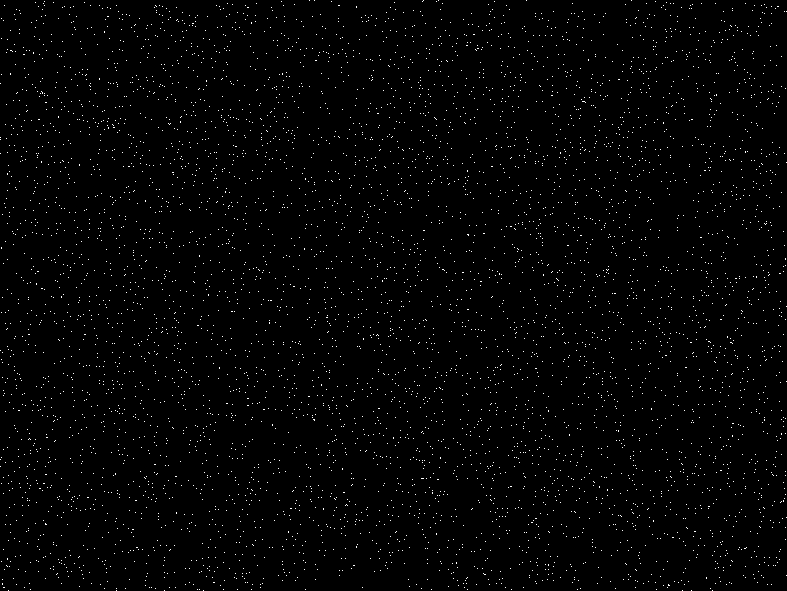
%> input picture TRABALHO_1/Exemplos/Ex10/image_TP1_2023_1.png, 787 x 591 px
$ octave tester_1.m   (GNU Octave 9; MATLAB toolbox functions it lacks are replaced by stand-ins)
%> lines starting %> are read from the running program, lines starting %| are printed output that depends on the picture; in (x1, y1, x2, y2) boxes, pixels count from 0 and x2, y2 are one past the last pixel; in counts of white or black regions, pixels touching at a corner belong together; the program's own positions count from 1
clear all
close all
clc

%enunciado - 108,46,192,89,227
%EX1 - 96,    30,   163,     39,   173 -> 1678
%EX2 - 117,   74,   221,     75,   221 -> 1113
%EX3 -  88,   84,   211,     81,   198 -> 1294
%EX4 - 116,  115,   257,     24,   172 -> 1081
%EX5 - 114,   42,   185,     44,   189 -> 518
%EX6 - 116,   115,   257,    24,   172 -> 1715
%EX7 - 113,    29,   176,   150,   302 -> 483
%EX8 - 104,    24,   157,    27,   160 -> 569
%EX9 - 88,     85,   210,   164,   282 -> 1004
%EX10 - 84,    47,   161,    74,   190 -> 380

%enunciado
%result = q1(108,46,192,89,227);
result_1 = q1(96,30,163,39,173);
%> in q1, `result = sum(sum(img(mask_join)));`: result = 480
%> result_1 = 480
result_2 = q1(117,   74,   221,     75,   221);
%> result_2 = 706
result_3 = q1(88,   84,   211,     81,   198);
%> result_3 = 426
result_4 = q1(116,  115,   257,     24,   172);
%> call 4 of q1, with p1 = 116, p2 = 115, p3 = 257, p4 = 24, p5 = 172
%> in q1 (call 4), `horizontais(p3:line_2,:) = 1;`:
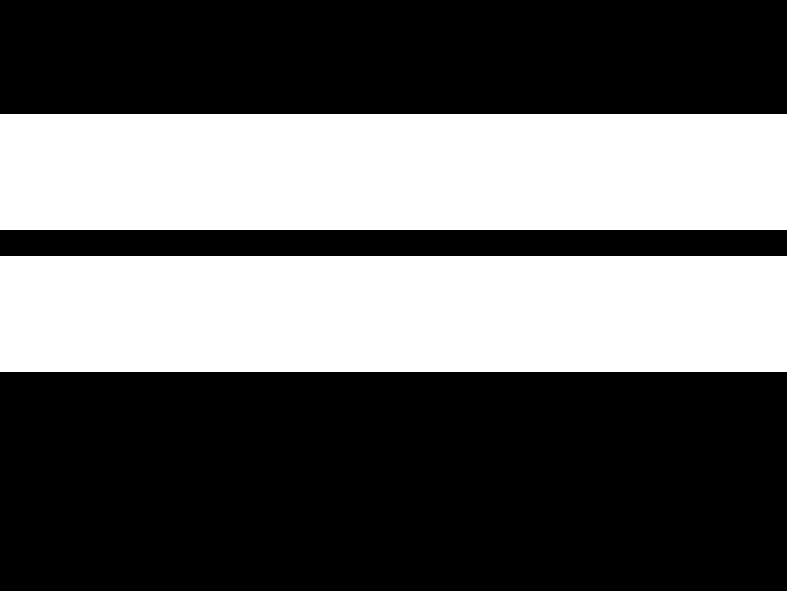
%> horizontais: size 591x787 logical; 39.3% white; 2 white regions, box (x1, y1, x2, y2) and area: (0, 114, 787, 230) 91292, (0, 256, 787, 372) 91292
%> in q1 (call 4), `result = sum(sum(img(mask_join)));`: result = 714
%> result_4 = 714
result_5 = q1(114,   42,   185,     44,   189);
%> result_5 = 678
result_6 = q1(116,   115,   257,    24,   172);
%> result_6 = 714
result_7 = q1(113,    29,   176,   150,   302);
%> call 7 of q1, with p1 = 113, p2 = 29, p3 = 176, p4 = 150, p5 = 302
%> in q1 (call 7), `verticais(:,p5:col_2) = 1;`:
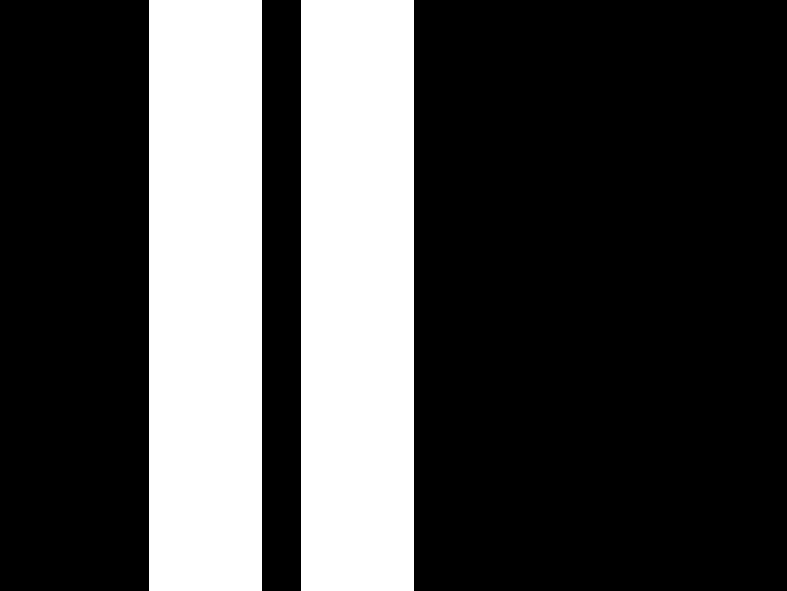
%> verticais: size 591x787 logical; 28.7% white; 2 white regions, box (x1, y1, x2, y2) and area: (149, 0, 262, 591) 66783, (301, 0, 414, 591) 66783
%> in q1 (call 7), `result = sum(sum(img(mask_join)));`: result = 630
%> result_7 = 630
result_8 = q1(104,    24,   157,    27,   160);
%> call 8 of q1, with p1 = 104, p2 = 24, p3 = 157, p4 = 27, p5 = 160
%> in q1 (call 8), `verticais(:,p5:col_2) = 1;`:
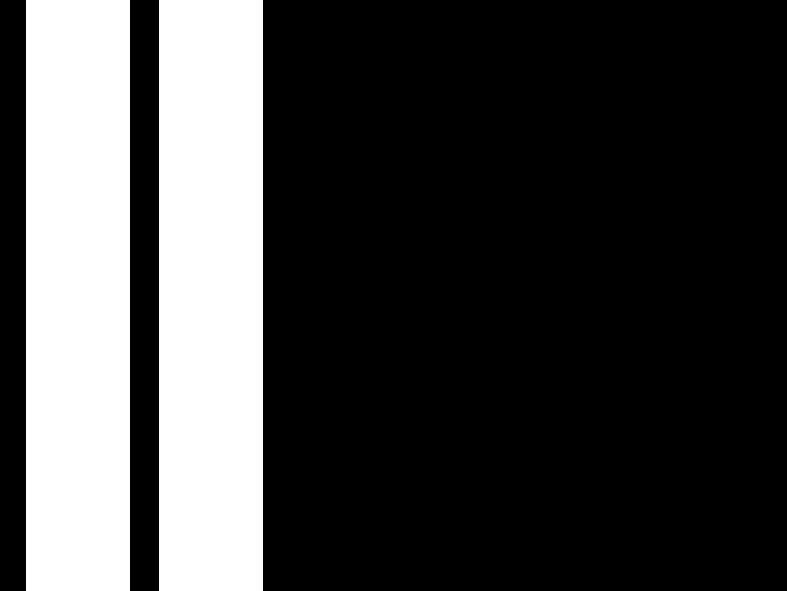
%> verticais: size 591x787 logical; 26.4% white; 2 white regions, box (x1, y1, x2, y2) and area: (26, 0, 130, 591) 61464, (159, 0, 263, 591) 61464
%> in q1 (call 8), `result = sum(sum(img(mask_join)));`: result = 575
%> result_8 = 575
result_9 = q1(88,     85,   210,   164,   282);
%> in q1 (call 9), `horizontais(p3:line_2,:) = 1;`:
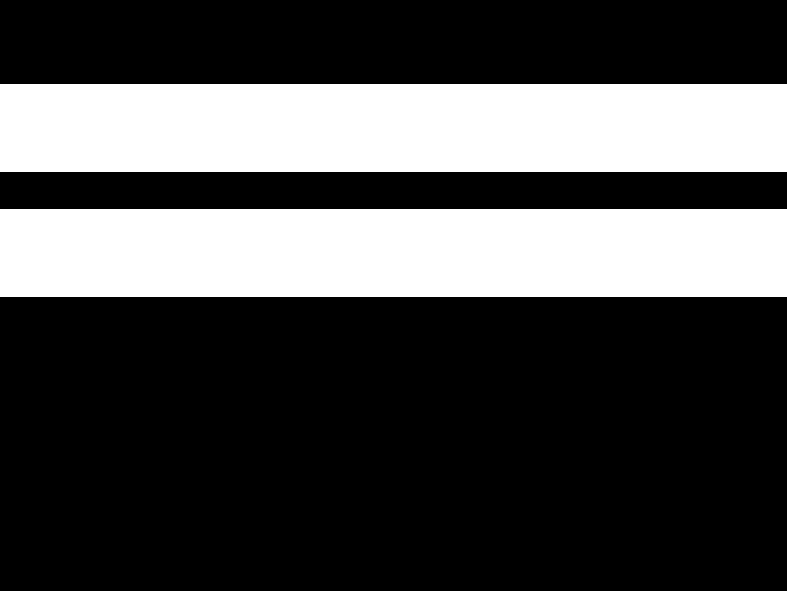
%> horizontais: size 591x787 logical; 29.8% white; 2 white regions, box (x1, y1, x2, y2) and area: (0, 84, 787, 172) 69256, (0, 209, 787, 297) 69256
%> in q1 (call 9), `verticais(:,p5:col_2) = 1;`:
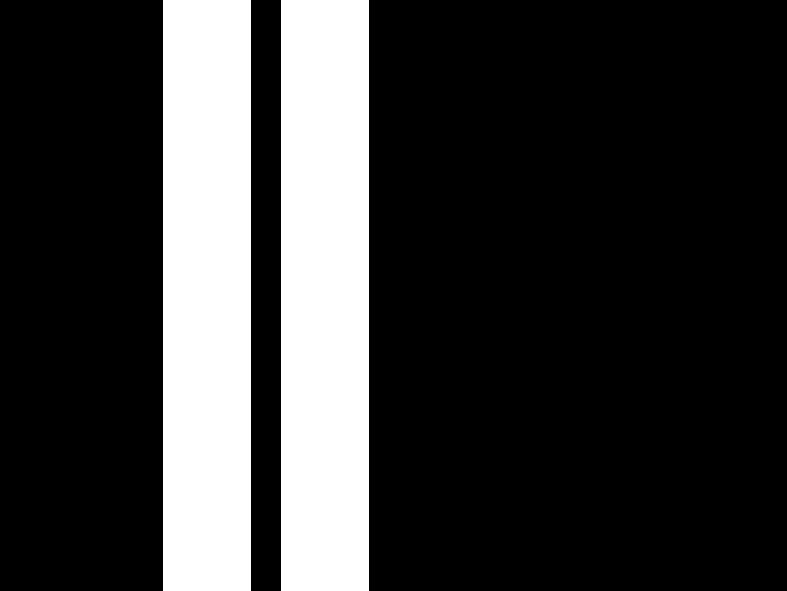
%> verticais: size 591x787 logical; 22.4% white; 2 white regions, box (x1, y1, x2, y2) and area: (163, 0, 251, 591) 52008, (281, 0, 369, 591) 52008
%> in q1 (call 9), `result = sum(sum(img(mask_join)));`: result = 371
%> result_9 = 371
result_10 = q1(84,    47,   161,    74,   190);
%> in q1 (call 10), `horizontais(p3:line_2,:) = 1;`:
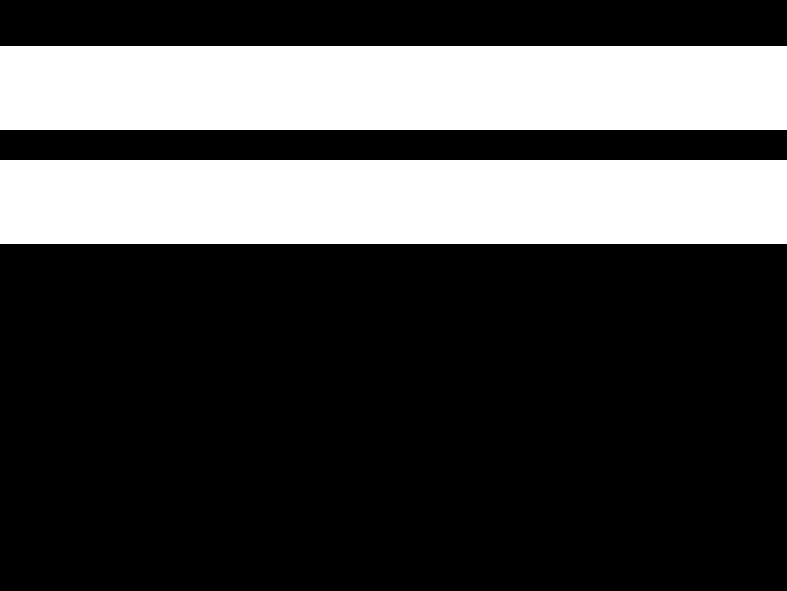
%> horizontais: size 591x787 logical; 28.4% white; 2 white regions, box (x1, y1, x2, y2) and area: (0, 46, 787, 130) 66108, (0, 160, 787, 244) 66108
%> in q1 (call 10), `verticais(:,p5:col_2) = 1;`:
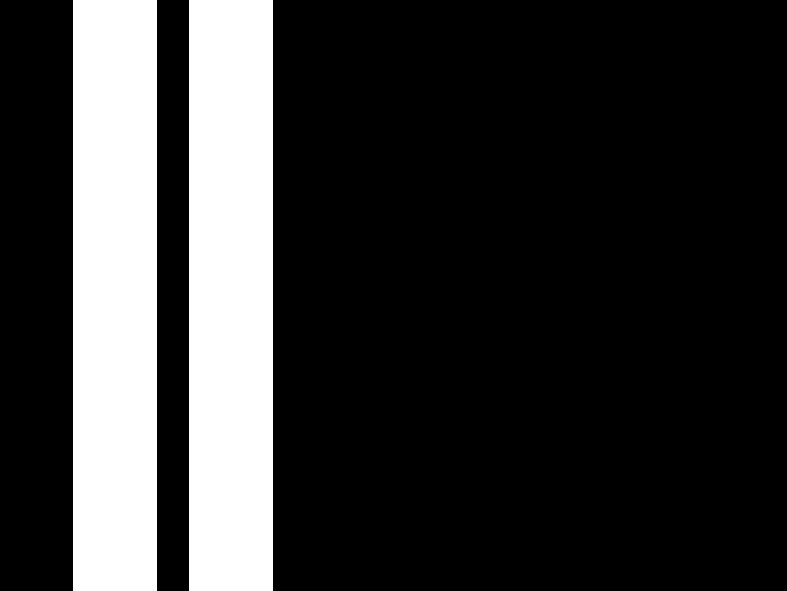
%> verticais: size 591x787 logical; 21.3% white; 2 white regions, box (x1, y1, x2, y2) and area: (73, 0, 157, 591) 49644, (189, 0, 273, 591) 49644
%> in q1 (call 10), `result = sum(sum(img(mask_join)));`: result = 380
%> result_10 = 380

function result = q1(p1,p2,p3,p4,p5)

img = im2double(imread("Exemplos\Ex10\image_TP1_2023_1.png")); %591,787

[M_A,N_A] = size(img); % m linhas, n colunas
horizontais = false([M_A, N_A]);
verticais = false([M_A, N_A]);
% criar mascaras tanto para as linhas veriticais como para as horizontais

%nao sao precisos mais if porque so as duas margens tanto da direita como a
%mais inferior podem ultrapassar os limites. como nao existe sobreposicao
%nao e necessario fazer mais

if (p3+p1) > M_A
    %disp('here')
    line_2 = M_A;
else
    line_2 = p3+p1-1;
end

if (p5+p1) > N_A
    %disp('or here')
    col_2 = N_A;
else
    col_2 = p5+p1-1;
end

horizontais(p2:p2+p1-1,:) = 1;
horizontais(p3:line_2,:) = 1;

verticais(:,p4:p4+p1-1) = 1;
verticais(:,p5:col_2) = 1;
% figure(1)
% imshow(verticais+horizontais) % mostrar ambas as mascaras

mask_join = and(verticais,horizontais);
% figure(2)
% imshow(mask)
result = sum(sum(img(mask_join)));

%criam-se as mascaras tanto das linhas horizontais como verticais, tendo
%atencao a possibilidade destas sairem fora da imagem dada, e depois faz-se
%o "and" delas e contam-se os pixeis brancos, que vao ter o valor 1, nessa
%mascara
end

$ run again, with TRABALHO_1/Exemplos/Ex10/image_TP1_2023_2.png copied over TRABALHO_1/Exemplos/Ex10/image_TP1_2023_1.png
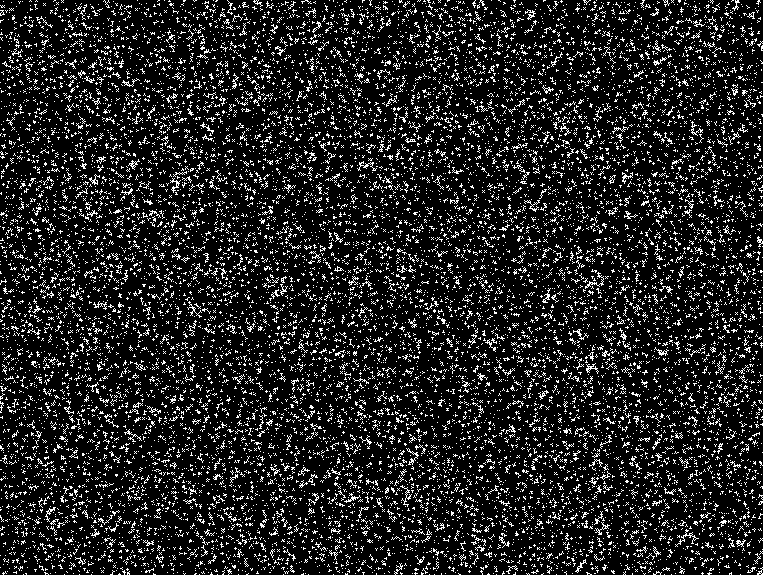
%> input picture TRABALHO_1/Exemplos/Ex10/image_TP1_2023_2.png, 763 x 575 px
%> img: size 575x763 double; values 0 (black) and 1 (white), 13.5% white in thin lines or dots
%> result = 5289
%> result_2 = 7676
%> result_3 = 4355
%> result_4 = 7446
%> result_5 = 7196
%> result_6 = 7446
%> result_7 = 6989
%> result_8 = 6172
%> in q1 (call 9), `verticais(:,p5:col_2) = 1;`:
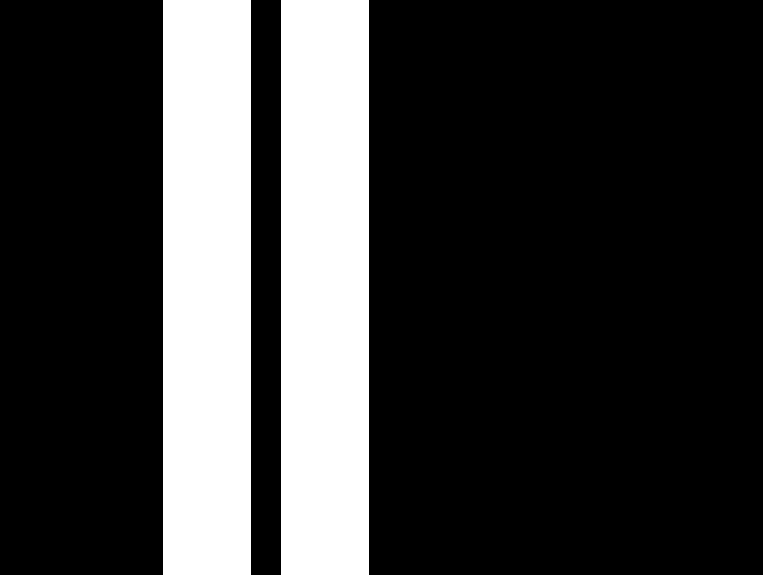
%> verticais: size 575x763 logical; 23.1% white; 2 white regions, box (x1, y1, x2, y2) and area: (163, 0, 251, 575) 50600, (281, 0, 369, 575) 50600
%> result = 4269
%> in q1 (call 10), `verticais(:,p5:col_2) = 1;`:
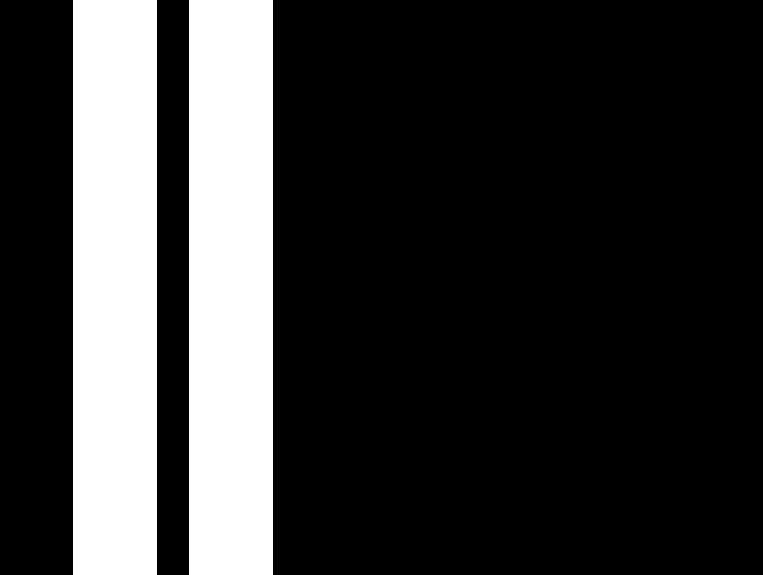
%> verticais: size 575x763 logical; 22% white; 2 white regions, box (x1, y1, x2, y2) and area: (73, 0, 157, 575) 48300, (189, 0, 273, 575) 48300
%> result = 4124

$ run again, with TRABALHO_1/Exemplos/Ex10/image_TP1_2023_3.png copied over TRABALHO_1/Exemplos/Ex10/image_TP1_2023_1.png
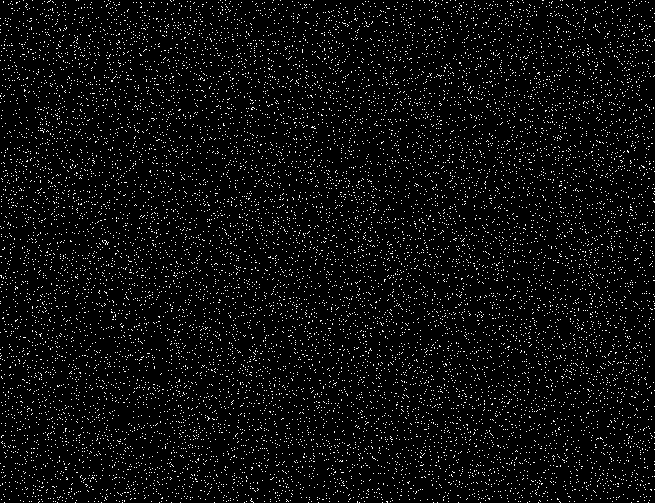
%> input picture TRABALHO_1/Exemplos/Ex10/image_TP1_2023_3.png, 655 x 503 px
%> img: size 503x655 double; values 0 (black) and 1 (white), 4.9% white in thin lines or dots
%> result = 1843
%> result_2 = 2671
%> result_3 = 1511
%> result_4 = 2641
%> result_5 = 2597
%> result_6 = 2641
%> result_7 = 2514
%> result_8 = 2146
%> in q1 (call 9), `verticais(:,p5:col_2) = 1;`:
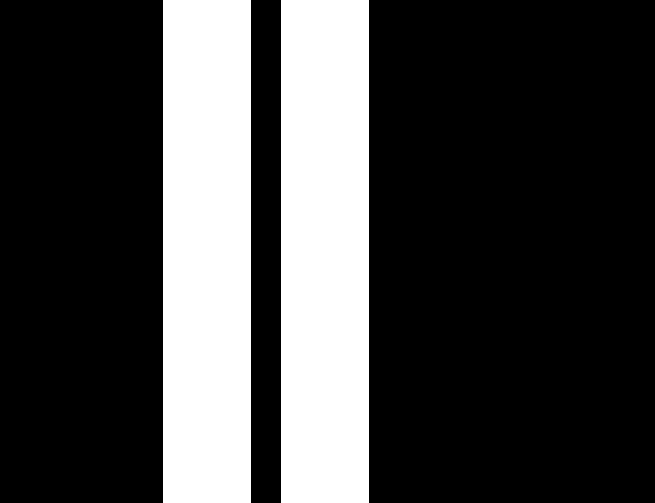
%> verticais: size 503x655 logical; 26.9% white; 2 white regions, box (x1, y1, x2, y2) and area: (163, 0, 251, 503) 44264, (281, 0, 369, 503) 44264
%> result = 1459
%> in q1 (call 10), `verticais(:,p5:col_2) = 1;`:
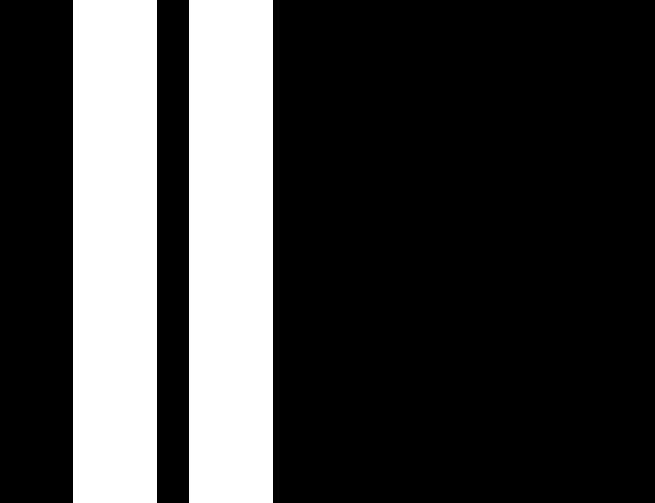
%> verticais: size 503x655 logical; 25.6% white; 2 white regions, box (x1, y1, x2, y2) and area: (73, 0, 157, 503) 42252, (189, 0, 273, 503) 42252
%> result = 1391

$ run again, with TRABALHO_1/Exemplos/Ex10/image_TP1_2023_4.png copied over TRABALHO_1/Exemplos/Ex10/image_TP1_2023_1.png
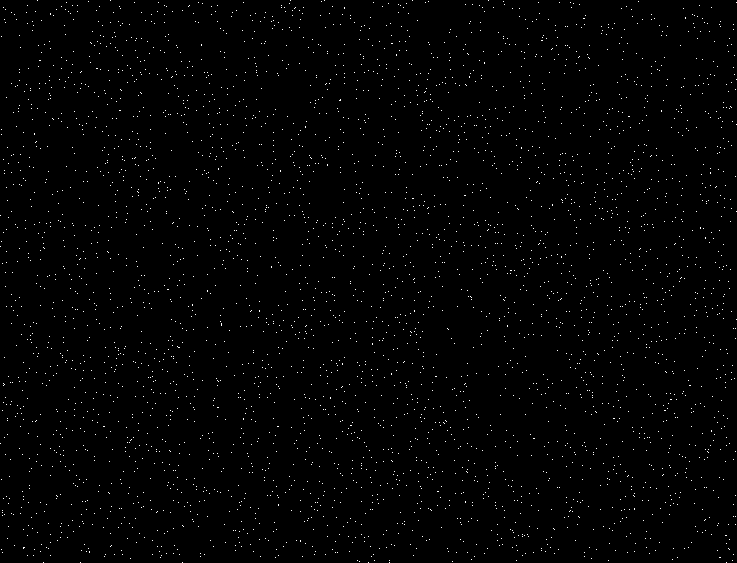
%> input picture TRABALHO_1/Exemplos/Ex10/image_TP1_2023_4.png, 737 x 563 px
%> img: size 563x737 double; values 0 (black) and 1 (white), 0.95% white in thin lines or dots
%> result = 353
%> result_2 = 512
%> result_3 = 272
%> result_4 = 495
%> result_5 = 451
%> result_6 = 495
%> result_7 = 452
%> result_8 = 416
%> result_9 = 292
%> in q1 (call 10), `verticais(:,p5:col_2) = 1;`:
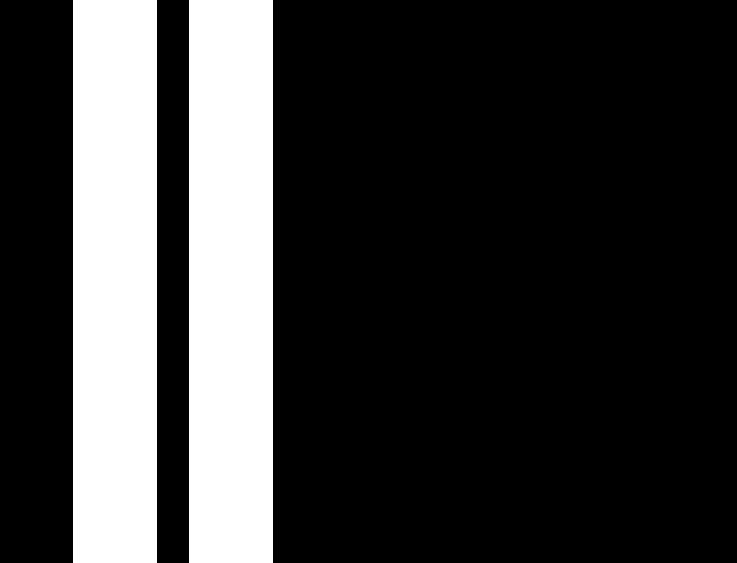
%> verticais: size 563x737 logical; 22.8% white; 2 white regions, box (x1, y1, x2, y2) and area: (73, 0, 157, 563) 47292, (189, 0, 273, 563) 47292
%> result = 270
